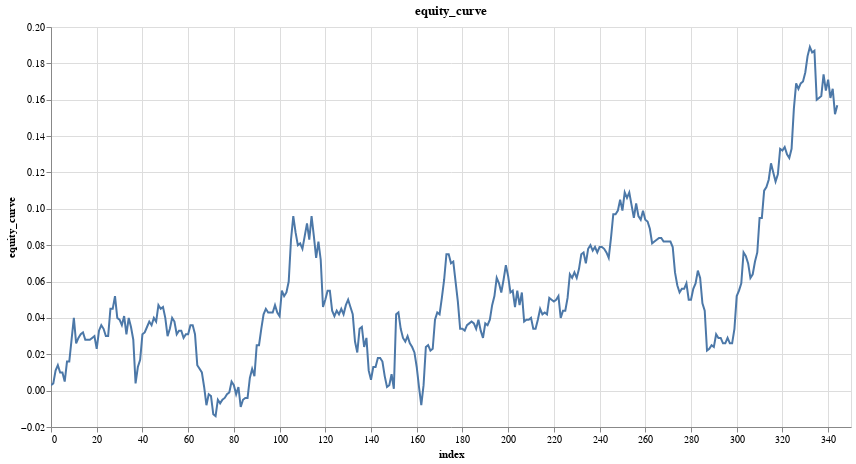

Notebook cell for this chart:
### Code cell
features = ['close_log_return_lag_1']
model = LinearModel(len(features))
model_trades = research.learn_model_trades(ts.drop_nulls(), features, target, model, loss=nn.L1Loss(), no_epochs=100)
model_trades = research.add_tx_fees_log(model_trades, maker_fee, taker_fee)
research.plot_column(model_trades, 'equity_curve')

### Figure 1 — Vega specification as saved in the notebook (floating-point values rounded to 4 significant figures; data arrays with more than 128 entries replaced by an {"elided": "..."} marker saying what was removed)
{"$schema": "https://vega.github.io/schema/vega/v6.json", "data": [{"name": "param_1e9efca18e7a2868_store"}, {"name": "source_0", "values": {"elided": "345 records"}}, {"name": "source_0_x_domain_index", "values": [{"min": 0, "max": 344}]}, {"name": "source_0_y_domain_equity_curve", "values": [{"min": -0.014, "max": 0.189}]}], "signals": [{"name": "unit", "value": {}, "on": [{"events": "pointermove", "update": "isTuple(group()) ? group() : unit"}]}, {"name": "param_1e9efca18e7a2868", "update": "vlSelectionResolve(\"param_1e9efca18e7a2868_store\", \"union\")"}, {"name": "param_1e9efca18e7a2868_index", "on": [{"events": [{"source": "view", "type": "dblclick"}], "update": "null"}, {"events": {"signal": "param_1e9efca18e7a2868_translate_delta"}, "update": "panLinear(param_1e9efca18e7a2868_translate_anchor.extent_x, -param_1e9efca18e7a2868_translate_delta.x / width)"}, {"events": {"signal": "param_1e9efca18e7a2868_zoom_delta"}, "update": "zoomLinear(domain(\"x\"), param_1e9efca18e7a2868_zoom_anchor.x, param_1e9efca18e7a2868_zoom_delta)"}]}, {"name": "param_1e9efca18e7a2868_equity_curve", "on": [{"events": [{"source": "view", "type": "dblclick"}], "update": "null"}, {"events": {"signal": "param_1e9efca18e7a2868_translate_delta"}, "update": "panLinear(param_1e9efca18e7a2868_translate_anchor.extent_y, param_1e9efca18e7a2868_translate_delta.y / height)"}, {"events": {"signal": "param_1e9efca18e7a2868_zoom_delta"}, "update": "zoomLinear(domain(\"y\"), param_1e9efca18e7a2868_zoom_anchor.y, param_1e9efca18e7a2868_zoom_delta)"}]}, {"name": "param_1e9efca18e7a2868_tuple", "on": [{"events": [{"signal": "param_1e9efca18e7a2868_index || param_1e9efca18e7a2868_equity_curve"}], "update": "param_1e9efca18e7a2868_index && param_1e9efca18e7a2868_equity_curve ? {unit: \"\", fields: param_1e9efca18e7a2868_tuple_fields, values: [param_1e9efca18e7a2868_index,param_1e9efca18e7a2868_equity_curve]} : null"}]}, {"name": "param_1e9efca18e7a2868_tuple_fields", "value": [{"field": "index", "channel": "x", "type": "R"}, {"field": "equity_curve", "channel": "y", "type": "R"}]}, {"name": "param_1e9efca18e7a2868_translate_anchor", "value": {}, "on": [{"events": [{"source": "scope", "type": "pointerdown"}], "update": "{x: x(unit), y: y(unit), extent_x: domain(\"x\"), extent_y: domain(\"y\")}"}]}, {"name": "param_1e9efca18e7a2868_translate_delta", "value": {}, "on": [{"events": [{"source": "window", "between": [{"source": "scope", "type": "pointerdown"}, {"source": "window", "type": "pointerup"}], "type": "pointermove", "consume": true}], "update": "{x: param_1e9efca18e7a2868_translate_anchor.x - x(unit), y: param_1e9efca18e7a2868_translate_anchor.y - y(unit)}"}]}, {"name": "param_1e9efca18e7a2868_zoom_anchor", "on": [{"events": [{"source": "scope", "type": "wheel", "consume": true}], "update": "{x: invert(\"x\", x(unit)), y: invert(\"y\", y(unit))}"}]}, {"name": "param_1e9efca18e7a2868_zoom_delta", "on": [{"events": [{"source": "scope", "consume": true, "type": "wheel"}], "update": "pow(1.001, event.deltaY * pow(16, event.deltaMode))", "force": true}]}, {"name": "param_1e9efca18e7a2868_modify", "on": [{"events": {"signal": "param_1e9efca18e7a2868_tuple"}, "update": "modify(\"param_1e9efca18e7a2868_store\", param_1e9efca18e7a2868_tuple, true)"}]}], "marks": [{"type": "line", "name": "marks", "from": {"data": "source_0"}, "sort": {"field": "x"}, "encode": {"update": {"defined": {"signal": "isValid(datum[\"index\"]) && isFinite(+datum[\"index\"]) && isValid(datum[\"equity_curve\"]) && isFinite(+datum[\"equity_curve\"])"}, "stroke": {"value": "#4c78a8"}, "x": {"field": "index", "scale": "x"}, "tooltip": {"signal": "{\"index\": format(datum[\"index\"], \"\"), \"equity_curve\": format(datum[\"equity_curve\"], \"\")}"}, "y": {"field": "equity_curve", "scale": "y"}}}, "interactive": true, "clip": true, "style": ["line"]}], "scales": [{"name": "x", "type": "linear", "domain": [{"signal": "(data(\"source_0_x_domain_index\")[0] || {}).min"}, {"signal": "(data(\"source_0_x_domain_index\")[0] || {}).max"}], "range": [0, {"signal": "width"}], "domainRaw": {"signal": "param_1e9efca18e7a2868[\"index\"]"}, "nice": true, "zero": false}, {"name": "y", "type": "linear", "domain": [{"signal": "(data(\"source_0_y_domain_equity_curve\")[0] || {}).min"}, {"signal": "(data(\"source_0_y_domain_equity_curve\")[0] || {}).max"}], "range": [{"signal": "height"}, 0], "domainRaw": {"signal": "param_1e9efca18e7a2868[\"equity_curve\"]"}, "zero": true, "nice": true}], "axes": [{"scale": "x", "maxExtent": 0, "ticks": false, "orient": "bottom", "aria": false, "grid": true, "labels": false, "zindex": 0, "domain": false, "minExtent": 0, "gridScale": "y", "tickCount": {"signal": "ceil(width/40)"}}, {"scale": "y", "aria": false, "ticks": false, "grid": true, "minExtent": 0, "zindex": 0, "labels": false, "orient": "left", "maxExtent": 0, "gridScale": "x", "tickCount": {"signal": "ceil(height/40)"}, "domain": false}, {"scale": "x", "grid": false, "labelFlush": true, "title": "index", "orient": "bottom", "labelOverlap": true, "tickCount": {"signal": "ceil(width/40)"}, "zindex": 0}, {"scale": "y", "orient": "left", "tickCount": {"signal": "ceil(height/40)"}, "zindex": 0, "title": "equity_curve", "grid": false, "labelOverlap": true}], "title": {"text": "equity_curve", "frame": "group"}, "style": "cell", "background": "white", "padding": 5, "width": 800, "height": 400}
